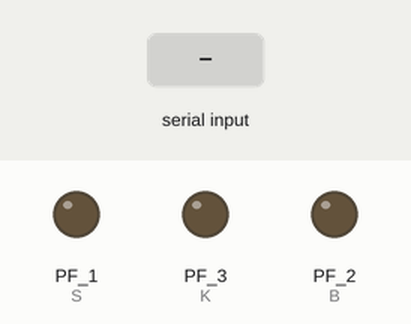
A sketch run on a simulated TI Tiva C LaunchPad. Parts: output pins drawn as LEDs (lit = HIGH). The inputs (shaded band) are chosen by the test bench. What the sketch prints to the serial monitor is not drawn.

Above: at 1.2 s.
1.3 s: "1" received over the second serial link
At 1.7 s:
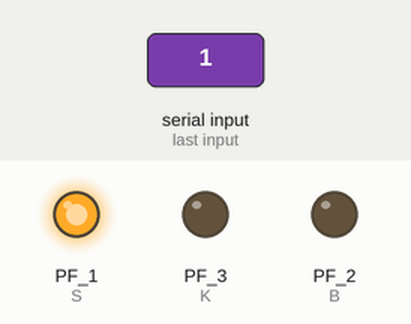
At 2.2 s:
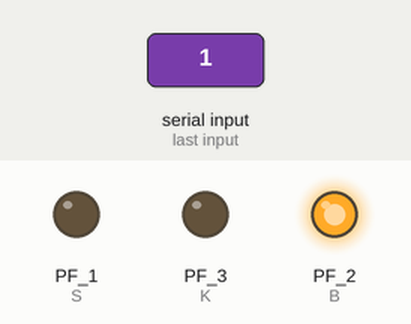
4.3 s: "0" received over the second serial link
Timing chart, 0 to 7.3 s (numbered marks = the images above; inputs shaded):
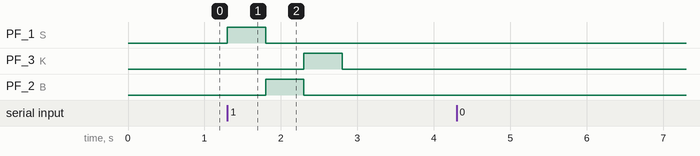

Measured:
- after the input at 1.3 s, PF_1 (S): LOW → HIGH at once, → LOW 0.50 s later; PF_3 (K): LOW → HIGH after 1.0 s, → LOW 0.50 s later; PF_2 (B): LOW → HIGH after 0.50 s, → LOW 0.50 s later
- after the input at 4.3 s, every drawn part: stays the same

The sketch:

num-blue.ino
```cpp
int J=4,p,L,S=PF_1,B=PF_2,K=PF_3,data_received;
 void setup(){
  pinMode(K,OUTPUT);
  pinMode(S,OUTPUT);
  pinMode(B,OUTPUT);
  pinMode(J,INPUT);
  Serial3.begin(9600);
  Serial.begin(9600);
}

void loop(){
    if (Serial3.available()){
      data_received = Serial3.read();
      switch(data_received){
       case '1':
       digitalWrite(S,HIGH);
       delay(500);
       digitalWrite(S,LOW);
       case '2':
       digitalWrite(B,HIGH);
       delay(500);
       digitalWrite(B,LOW);
       case '3':
       digitalWrite(K,HIGH);
       delay(500);
       digitalWrite(K,LOW);
       break;
       default:
       Serial.println("Escribe un numero");
       delay(1000);
      }
    }
}
```
